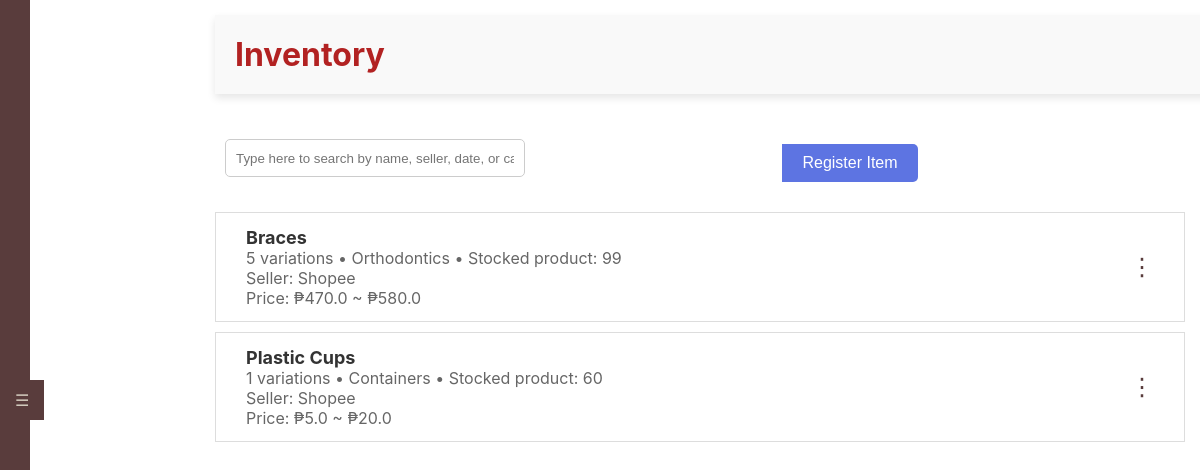
The page /inventory (signed in) on the database its author committed.
### tables this page shows
CREATE TABLE "inventory" (
	"item_id"	INTEGER,
	"name"	TEXT NOT NULL,
	"category"	TEXT NOT NULL,
	"variations"	INTEGER NOT NULL,
	"stocked_quantity"	INTEGER NOT NULL,
	"seller"	TEXT NOT NULL,
	"price_min"	REAL NOT NULL,
	"price_max"	REAL NOT NULL,
	"low_stock_threshold"	INTEGER NOT NULL DEFAULT 5,
	"is_disabled"	BOOLEAN DEFAULT 0,
	"unit"	TEXT,
	PRIMARY KEY("item_id" AUTOINCREMENT)
);

### app.py (the view)
@app.route('/inventory')
@role_required([1, 2])  # Both admin and user can access
def inventory():
    conn = get_db_connection()
    inventory_items = conn.execute('''
        SELECT item_id, name, category, variations, stocked_quantity, seller, price_min, price_max, low_stock_threshold, unit
        FROM inventory
        WHERE is_disabled = 0
    ''').fetchall()
    conn.close()
    return render_template('inventory.html', inventory_items=inventory_items)

### app.py (called while the page is built)
def role_required(roles):
    def decorator(f):
        @wraps(f)
        def decorated_function(*args, **kwargs):
            if 'role_id' not in session:
                flash('You need to be logged in to access this page.')
                return redirect(url_for('login'))
            user_role_id = session['role_id']
            if user_role_id not in roles:
                flash('You do not have permission to access this page.')
                return redirect(url_for('dashboard'))
            return f(*args, **kwargs)
        return decorated_function
    return decorator

def get_db_connection():
    conn = sqlite3.connect(app.config['DATABASE'], timeout=30)
    conn.execute('PRAGMA journal_mode=WAL')
    conn.row_factory = sqlite3.Row
    return conn

### templates/inventory.html (shortened to what this page needs)
<!DOCTYPE html>
<html lang="en">
<head>
    <link rel="stylesheet" href="{{ url_for('static', filename='styles.css') }}">
</head>
<body>
    <div class="sidebar-tab" id="toggleSidebar">☰</div>
    <div id="sidebar" class="sidebar">
        <ul>
            <li><a href="{{ url_for('dashboard') }}">Dashboard</a></li>
            <li><a href="{{ url_for('profile') }}">Profile</a></li>
            <li><a href="{{ url_for('users') }}">Users</a></li>
            <li><a href="{{ url_for('treatments') }}">Treatment</a></li>
            <li><a href="{{ url_for('maintenance') }}">Maintenance</a></li>
            <li><a href="{{ url_for('inventory') }}">Inventory</a></li>
            <br>
            <br>
            <br>
            <br>
            <br>
            <br>
        </ul>
    </div>
    <div class="main-content">
        <div class="header">
            <h1>Inventory</h1>
        </div>
        <div class="filter-container">
            <div class="search-form">
                <input type="text" placeholder="Type here to search by name, seller, date, or category">
                <button class="register-item-btn" onclick="openModal('registerItemModal')">Register Item</button>
            </div>
        </div>
        <div class="inventory-list">
            {% for item in inventory_items %}
            <div class="item {{ 'low-stock' if item['stocked_quantity'] <= item['low_stock_threshold'] else '' }}">
                <div class="item-info">
                    <div class="item-details">
                        <h2>{{ item['name'] }}</h2>
                        <p>{{ item['variations'] }} variations • {{ item['category'] }} • Stocked product: {{ item['stocked_quantity'] }}
                        </p>
                        <p>Seller: {{ item['seller'] }}</p>
                        <p>Price: ₱{{ item['price_min'] }} ~ ₱{{ item['price_max'] }}</p>
                    </div>
                </div>
                <button class="options-btn" onclick="toggleDropdown({{ item['item_id'] }})">⋮</button>
            </div>
            {% endfor %}
        </div>
    </div>
</body>
</html>

### static/styles.css (style rules this page uses)
body { font-family: 'Inter', sans-serif; margin: 0; padding: 0; box-sizing: border-box; }
h2 { margin-bottom: 10px; color: #593C3C }
input, textarea, select { margin-bottom: 10px; padding: 10px; border: 1px solid #ccc; border-radius: 5px; }
button { padding: 10px; background-color: #D0C8BB; color: #784D3C; border: none; border-radius: 5px; cursor: pointer; }
a { color: #cbc7c2; text-align: right; margin-bottom: 10px; }
.main-content { flex-grow: 1; padding: 15px; overflow-y: auto; display: flex; flex-direction: column; margin-left: 0; transition: margin-left 0.3s ease; }
.search-form { display: flex; align-items: center; padding: 10px; }
.search-form input[type="text"] { padding: 10px; border: 1px solid #ccc; border-radius: 5px; width: 300px; height: 38px; box-sizing: border-box; }
.header { text-align: left; margin-bottom: 20px; }
.header h1 { font-size: 2em; color: #8B4513; margin: 0; padding: 0; }
.header { text-align: center; margin-bottom: 20px; }
.main-content { flex: 1; margin-left: 200px; }
.header { display: flex; justify-content: space-between; align-items: center; margin-bottom: 20px; }
.inventory-list .item { display: flex; justify-content: space-between; align-items: center; padding: 10px; border: 1px solid #ddd; margin-bottom: 10px; }
.inventory-list .item .item-info { flex: 1; display: flex; align-items: center; }
.inventory-list .item .item-details { margin-left: 20px; }
.inventory-list .item .item-details h2 { margin: 0; font-size: 18px; color: #333; }
.inventory-list .item .item-details p { margin: 0; color: #666; }
.inventory-list .item .options-btn { background: none; border: none; font-size: 24px; cursor: pointer; position: relative; }
.sidebar { width: 250px; background-color: #593C3C; color: #D0C8BB; overflow-y: scroll; padding: 15px; position: fixed; top: 0; bottom: 0; left: -250px; z-index: 1000; transition: left 0.3s ease; }
.sidebar-tab { position: fixed; left: 0; top: 50%; transform: translateY(-50%); background-color: #593C3C; color: #D0C8BB; padding: 10px 15px; cursor: pointer; z-index: 1001; }
.sidebar ul { list-style-type: none; padding: 0; }
.sidebar ul li { padding: 10px 0; }
.sidebar ul li a { color: #fff; text-decoration: none; display: block; padding: 10px 15px; }
.sidebar { -ms-overflow-style: none; scrollbar-width: none; }
.sidebar { overflow-y: auto; scrollbar-width: none; }
.header { display: flex; justify-content: space-between; align-items: center; width: 100%; padding: 20px; background-color: #f9f9f9; box-shadow: 0 4px 8px rgba(0, 0, 0, 0.1); margin-bottom: 20px; }
.header h1 { color: #b22222; margin: 0; }
.search-form { display: flex; align-items: center; }
.search-form input { padding: 10px; border: 1px solid #ccc; border-radius: 5px 0 0 5px; outline: none; }
.search-form button { padding: 10px 20px; border: none; background-color: #5d74e2; color: #fff; border-radius: 0 5px 5px 0; cursor: pointer; }
button { display: block; margin: 0 auto; padding: 10px 20px; font-size: 16px; cursor: pointer; }
button { padding: 10px 20px; background-color: #D0C8BB; color: #593C3C; border: none; border-radius: 5px; cursor: pointer; display: block; margin: 20px auto; }

### templates/inventory.html (style rules this page uses)
.options-btn { background: none; border: none; font-size: 24px; cursor: pointer; }

### rows shown on the page
inventory: name "Braces", variations "5", category "Orthodontics", stocked_quantity "99", seller "Shopee", price_min "470.0", price_max "580.0"
inventory: name "Plastic Cups", variations "1", category "Containers", stocked_quantity "60", seller "Shopee", price_min "5.0", price_max "20.0"
